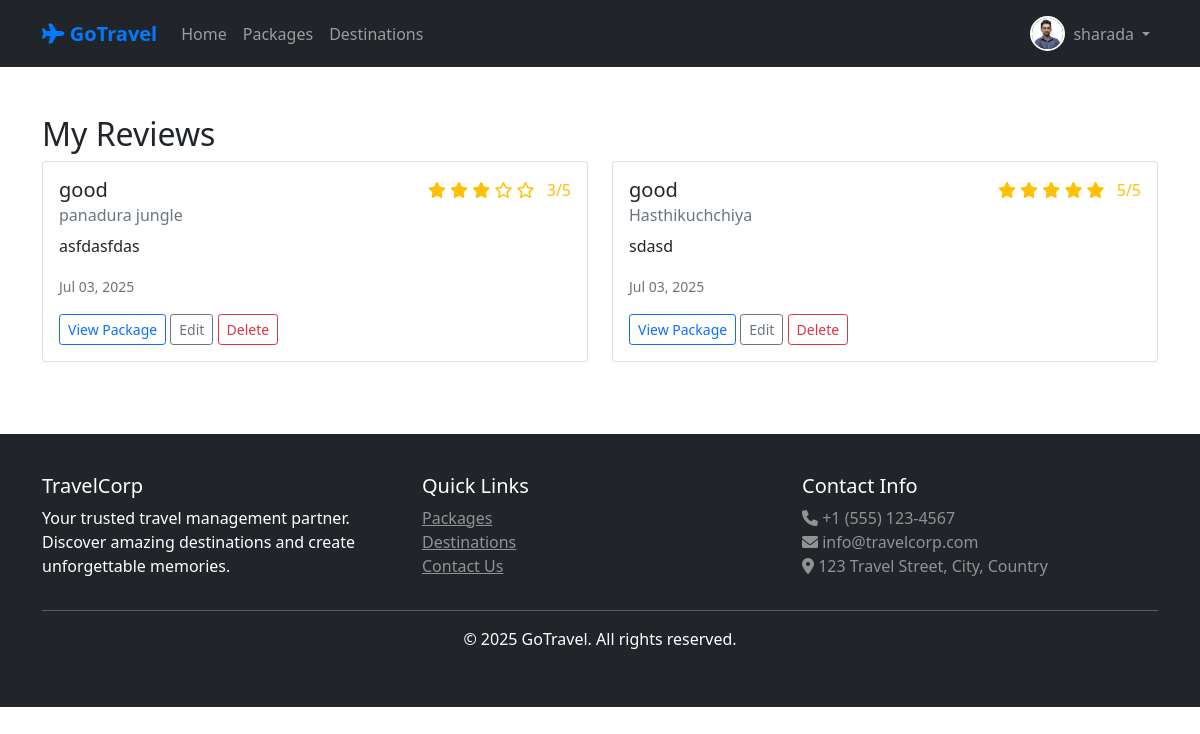
Screenshot of /reviews/ (signed in) with the database file from the repository.
### travel/models.py (models this page shows, shortened)
class UserProfile(models.Model):
    USER_ROLES = [
        ('admin', 'Admin'),
        ('agent', 'Agent'),
        ('customer', 'Customer'),
    ]
    user = models.OneToOneField(User, on_delete=models.CASCADE, unique=True)
    role = models.CharField(max_length=10, choices=USER_ROLES, default='customer')
    phone = models.CharField(max_length=15, blank=True)
    address = models.TextField(blank=True)
    profile_picture = models.ImageField(upload_to='profiles/', blank=True, null=True)
    created_at = models.DateTimeField(auto_now_add=True)
    class Meta:
        verbose_name = "User Profile"
        verbose_name_plural = "User Profiles"

class Review(models.Model):
    user = models.ForeignKey(User, on_delete=models.CASCADE)
    package = models.ForeignKey(Package, on_delete=models.CASCADE)
    rating = models.IntegerField(validators=[MinValueValidator(1), MaxValueValidator(5)])
    title = models.CharField(max_length=200)
    comment = models.TextField()
    created_at = models.DateTimeField(auto_now_add=True)
    class Meta:
        unique_together = ['user', 'package']

class Package(models.Model):
    PACKAGE_TYPES = [
        ('tour', 'Tour Package'),
        ('hotel', 'Hotel Package'),
        ('transport', 'Transport Package'),
        ('combo', 'Combo Package'),
    ]
    name = models.CharField(max_length=200)
    destination = models.ForeignKey(Destination, on_delete=models.CASCADE)
    package_type = models.CharField(max_length=20, choices=PACKAGE_TYPES)
    description = models.TextField()
    price = models.DecimalField(max_digits=10, decimal_places=2)
    duration_days = models.IntegerField()
    max_people = models.IntegerField()
    includes = models.TextField(help_text="What's included in the package")
    excludes = models.TextField(help_text="What's not included")
    image = models.ImageField(upload_to='packages/')
    is_active = models.BooleanField(default=True)
    is_featured = models.BooleanField(default=False, help_text="Mark as featured package")
    created_by = models.ForeignKey(User, on_delete=models.CASCADE)
    created_at = models.DateTimeField(auto_now_add=True)
    updated_at = models.DateTimeField(auto_now=True)

### travel/views.py (the view)
# urls.py: path('reviews/', views.my_reviews, name='my_reviews'),
@login_required
def my_reviews(request):
    try:
        reviews = Review.objects.filter(user=request.user).order_by('-created_at')
    except:
        reviews = []
    template = loader.get_template('travel/my_reviews.html')
    context = {
        'reviews': reviews,
    }
    return HttpResponse(template.render(context, request))

### travel/context_processors.py (called while the page is built)
def user_profile(request):
    if request.user.is_authenticated:
        try:
            profile, created = UserProfile.objects.get_or_create(user=request.user)
            return {'user_profile': profile}
        except:
            return {'user_profile': None}
    return {'user_profile': None}

### travel/templates/travel/my_reviews.html (shortened to what this page needs)
{% extends 'travel/base.html' %}
{% block content %}
<div class="container my-5">
    <h2>My Reviews</h2>
    {% if reviews %}
    <div class="row">
        {% for review in reviews %}
        <div class="col-md-6 mb-4">
            <div class="card h-100">
                <div class="card-body">
                    <div class="d-flex justify-content-between align-items-start">
                        <div>
                            <h5 class="card-title">{{ review.title }}</h5>
                            <h6 class="card-subtitle mb-2 text-muted">{{ review.package.name }}</h6>
                        </div>
                        <div class="rating">
                            {% for i in "12345" %}
                            {% if forloop.counter <= review.rating %} <i class="fas fa-star text-warning"></i>
                                {% else %}
                                <i class="far fa-star text-warning"></i>
                                {% endif %}
                                {% endfor %}
                                <span class="ms-2">{{ review.rating }}/5</span>
                        </div>
                    </div>
                    <p class="card-text">{{ review.comment|truncatewords:30 }}</p>
                    <small class="text-muted">{{ review.created_at|date:"M d, Y" }}</small>
                    <div class="mt-3">
                        <a href="{% url 'package_detail' review.package.id %}"
                            class="btn btn-sm btn-outline-primary">View Package</a>
                        <a href="{% url 'write_review' review.package.id %}"
                            class="btn btn-sm btn-outline-secondary">Edit</a>
                        <a href="{% url 'delete_review' review.id %}" class="btn btn-sm btn-outline-danger"
                            onclick="return confirm('Are you sure you want to delete this review?')">Delete</a>
                    </div>
                </div>
            </div>
        </div>
        {% endfor %}
    </div>
    {% else %}
    <div class="alert alert-info">
        <h4>No reviews yet</h4>
        <p>You haven't written any reviews yet. <a href="{% url 'package_list' %}">Browse packages</a> to start writing
            reviews!</p>
    </div>
    {% endif %}
</div>
{% endblock %}

### travel/templates/travel/base.html (shortened to what this page needs)
<!DOCTYPE html>
<html lang="en">
<head>
    <link href="https://cdn.jsdelivr.net/npm/bootstrap@5.1.3/dist/css/bootstrap.min.css" rel="stylesheet">
    <link href="https://cdnjs.cloudflare.com/ajax/libs/font-awesome/6.0.0/css/all.min.css" rel="stylesheet">
</head>
<body>
    <nav class="navbar navbar-expand-lg navbar-dark bg-dark">
        <div class="container">
            <a class="navbar-brand" href="{% url 'home' %}">
                <i class="fas fa-plane"></i> GoTravel
            </a>
            <div class="collapse navbar-collapse" id="navbarNav">
                <ul class="navbar-nav me-auto">
                    <li class="nav-item">
                        <a class="nav-link" href="{% url 'home' %}">Home</a>
                    </li>
                    <li class="nav-item">
                        <a class="nav-link" href="{% url 'package_list' %}">Packages</a>
                    </li>
                    <li class="nav-item">
                        <a class="nav-link" href="{% url 'destinations' %}">Destinations</a>
                    </li>
                </ul>
                <ul class="navbar-nav">
                    {% if user.is_authenticated %}
                    <li class="nav-item dropdown">
                        <a class="nav-link dropdown-toggle user-info" href="#" id="navbarDropdown" role="button"
                            data-bs-toggle="dropdown">
                            {% if user.userprofile.profile_picture %}
                            <img src="{{ user.userprofile.profile_picture.url }}" alt="Profile" class="profile-pic">
                            {% else %}
                            <div class="profile-placeholder">
                                <i class="fas fa-user text-white" style="font-size: 14px;"></i>
                            </div>
                            {% endif %}
                            <span>{{ user.username }}</span>
                        </a>
                    </li>
                    {% endif %}
                </ul>
            </div>
        </div>
    </nav>
    <main>
        {% block content %}
        {% endblock %}
    </main>
    <footer class="bg-dark text-white mt-5">
        <div class="container">
            <div class="row">
                <div class="col-md-4">
                    <h5>TravelCorp</h5>
                    <p>Your trusted travel management partner. Discover amazing destinations and create unforgettable
                        memories.</p>
                </div>
                <div class="col-md-4">
                    <h5>Quick Links</h5>
                    <ul class="list-unstyled">
                        <li><a href="{% url 'package_list' %}" class="text-white-50">Packages</a></li>
                        <li><a href="{% url 'destinations' %}" class="text-white-50">Destinations</a></li>
                        <li><a href="#" class="text-white-50">Contact Us</a></li>
                    </ul>
                </div>
                <div class="col-md-4">
                    <h5>Contact Info</h5>
                    <p class="text-white-50">
                        <i class="fas fa-phone"></i> +1 (555) 123-4567<br>
                        <i class="fas fa-envelope"></i> info@travelcorp.com<br>
                        <i class="fas fa-map-marker-alt"></i> 123 Travel Street, City, Country
                    </p>
                </div>
            </div>
            <hr>
            <div class="text-center">
                <p>&copy; 2025 GoTravel. All rights reserved.</p>
            </div>
        </div>
    </footer>
</body>
</html>

### travel/templates/travel/base.html (style rules this page uses)
.navbar-brand { font-weight: bold; color: #007bff !important; }
.card { transition: transform 0.3s; }
.rating { color: #ffc107; }
footer { background-color: #343a40; color: white; padding: 40px 0; }
.profile-pic { width: 35px; height: 35px; border-radius: 50%; object-fit: cover; border: 2px solid #fff; margin-right: 8px; }
.navbar-nav .dropdown-toggle::after { margin-left: 0.5em; }
.user-info { display: flex; align-items: center; }

### rows the page displays
Review: title "good", package.name "panadura jungle", rating "3", comment "asfdasfdas", created_at "Jul 03, 2025"
Review: title "good", package.name "Hasthikuchchiya", rating "5", comment "sdasd", created_at "Jul 03, 2025"

### other values shown
{{ user.username }} "sharada"
